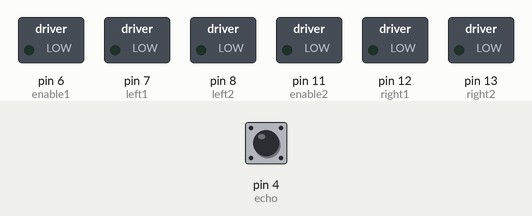
This sketch was run on a simulated Arduino Uno, built with avr-gcc and run on an emulated ATmega328P. On the bench: switched loads named in the sketch (green lamp = pin HIGH). The test bench sets the inputs (shaded band); at power-on: pin 4 (echo) LOW. Pins used as bus, display or sensor lines are not drawn.

Above: at 0.1 s.
At 1.2 s:
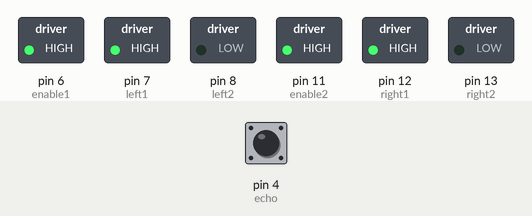
1.3 s: pin 4 (echo) pulsed HIGH 2 times (0.12 s each, 0.3 s apart)
At 2.2 s:
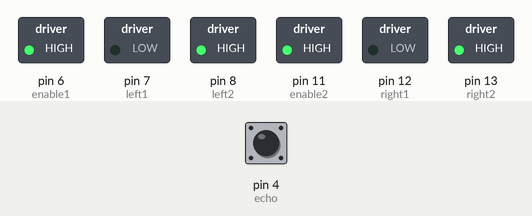
Timing chart, 0 to 4.3 s (numbered marks = the images above; inputs shaded):
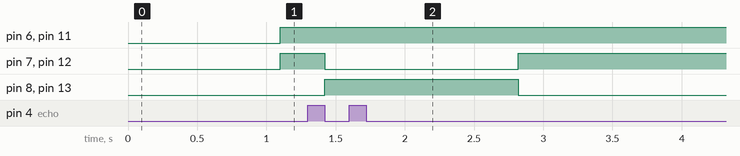

Measured:
- after the input at 1.3 s, pin 7 (left1), pin 12 (right1): HIGH → LOW after 0.12 s, → HIGH 1.4 s later; pin 8 (left2), pin 13 (right2): LOW → HIGH after 0.12 s, → LOW 1.4 s later

The sketch:

code.ino
```cpp
/*
 *  This is the code uploaded onto the microcontroller (MC) that enables
 *  certain pins that are used to communicate with other components
 *  such as the motor driver, ultrasonic sensor, etc.
 */

int enable1 = 6; // Connects enable 1 to pin 6 on the microcontroller (MC)
int left1 = 7;  // Connects input1 to pin 7 on the microcontroller
int left2 = 8; // Connects input2 to pin 8 on the microcontroller

int enable2 = 11; // Connects enable2 to pin 11 on the MC
int right1 = 12; // Connects input3 to pin 12 on the MC
int right2 = 13; // Connects input4 to pin 13 on the MC

int LineSensor = 2; // Connects light sensor to pin 2 on the MC

int trig= 3; // Use digital pin 3
int echo= 4; // Use digital pin 4
float t = 0;
float distance = 0;


void setup() {   // Setup code that sets the input/output
  Serial.begin(9600); // Determines the communication rate of the wires (?)

  // LEFT MOTOR SECTION
  pinMode(enable1, OUTPUT); // Passes info from MC to MD and sets speed
  pinMode(left1, OUTPUT);
  pinMode(left2, OUTPUT);

  // RIGHT MOTOR SECTION
  pinMode(enable2, OUTPUT); // Passes info from MC to MD and sets speed
  pinMode(right1, OUTPUT);
  pinMode(right2, OUTPUT);
  pinMode(echo, INPUT);
  pinMode(trig,OUTPUT);
  pinMode(LineSensor, INPUT);
}


void loop() {
  digitalWrite(trig,LOW); // Deactivate if already on
  delay(50); // Wait 50 ms
  digitalWrite(trig,HIGH); // Send a pulse
  delay(50);
  digitalWrite(trig,LOW); // Stop sending pulse
  t = pulseIn(echo,HIGH); // Echo receives. Turns receiver on.
  distance = (0.034*t)/2; // Do weird computation to find distance

  if (distance > 5){
    analogWrite(enable1, 255);
    digitalWrite(left1, LOW);
    digitalWrite(left2, HIGH);
    analogWrite(enable2, 255);
    digitalWrite(right1, LOW);
    digitalWrite(right2, HIGH);
  } else {
  analogWrite(enable1, 255);
  digitalWrite(left1, HIGH);
  digitalWrite(left2, LOW);
  analogWrite(enable2, 255);
  digitalWrite(right1, HIGH);
  digitalWrite(right2, LOW);
  }
}


/*Serial.println(digitalRead(LineSensor));
if (digitalRead(LineSensor)==1){
  analogWrite(enable1, 255);
  digitalWrite(left1, LOW);
  digitalWrite(left2, HIGH);
  analogWrite(enable2, 255);
  digitalWrite(right1, LOW);
  digitalWrite(right2, HIGH);
 // delay(2000);

} else {
  analogWrite(enable1, 255);
  digitalWrite(left1, HIGH);
  digitalWrite(left2, LOW);
  analogWrite(enable2, 255);
  digitalWrite(right1, HIGH);
  digitalWrite(right2, LOW);
  //delay(3000);
}


}


  /*analogWrite(enable1, 255); // Set speed of left motor to 255/255
  digitalWrite(left1, HIGH);
  digitalWrite(left2, LOW);

  analogWrite(enable2, 255);
  digitalWrite(right1, HIGH);
  digitalWrite(right2, LOW);

  delay(3000);

  analogWrite(enable1, 255);
  digitalWrite(left1, LOW);
  digitalWrite(left2, HIGH);

  analogWrite(enable2, 255);
  digitalWrite(right1, LOW);
  digitalWrite(right2, HIGH);

  delay(4000);


  /*
    analogWrite(enable2, 255);
    delay(3000);
    digitalWrite(left1, HIGH);
    digitalWrite(left2, LOW);
    delay(8000);
  */
```
